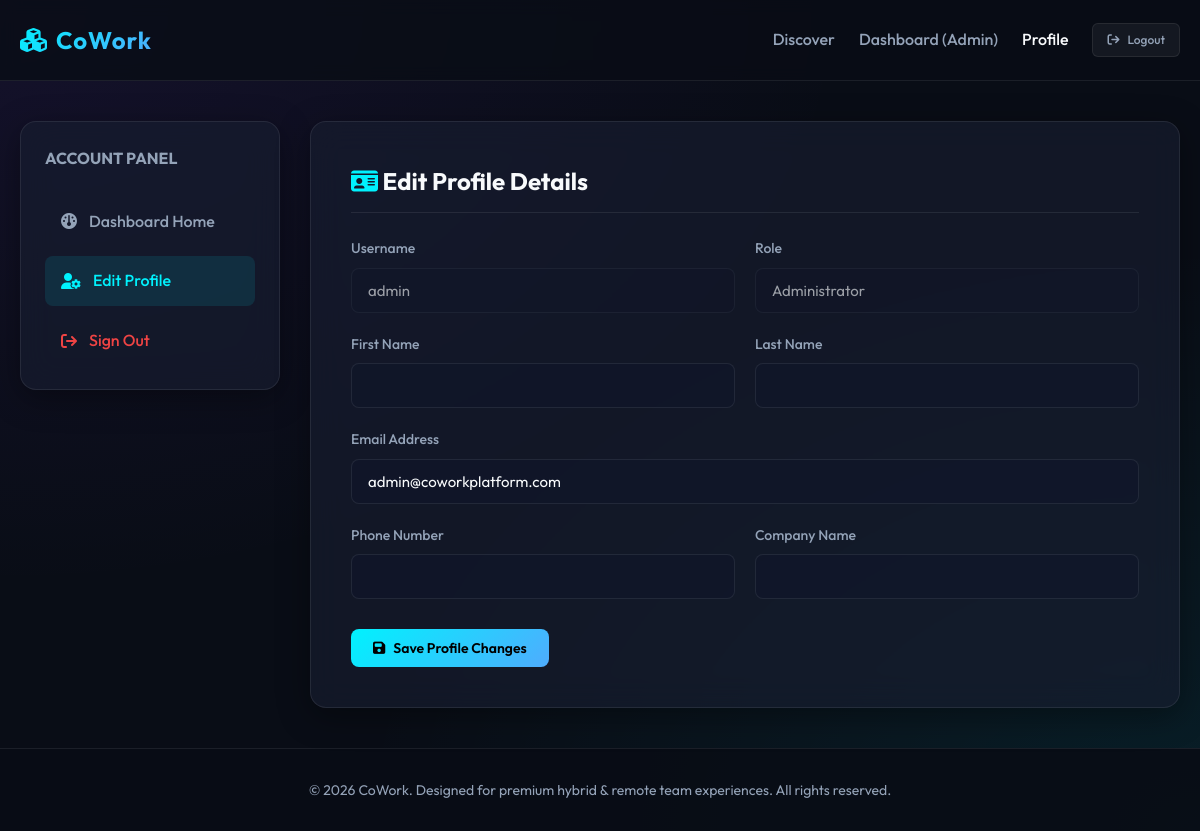
Page /accounts/profile/ (signed in) on the committed database.
### accounts/models.py (models this page shows, shortened)
class CustomUser(AbstractUser):
    ROLE_CHOICES = (
        ('CLIENT', 'Client / Freelancer'),
        ('OWNER', 'Space Owner'),
        ('ADMIN', 'Administrator'),
    )
    role = models.CharField(max_length=10, choices=ROLE_CHOICES, default='CLIENT')
    phone = models.CharField(max_length=15, blank=True, null=True)
    company_name = models.CharField(max_length=100, blank=True, null=True)

### accounts/views.py (the view, shortened to what this page needs)
# urls.py: path('profile/', views.profile_view, name='profile'),
@login_required
def profile_view(request):
    return render(request, 'accounts/profile.html')

### accounts/context_processors.py (called while the page is built)
def notifications_context(request):
    if request.user.is_authenticated:
        unread_notifications = request.user.notifications.filter(is_read=False)
        all_notifications = request.user.notifications.all()[:10]
        return {
            'unread_notifications_count': unread_notifications.count(),
            'unread_notifications': unread_notifications,
            'all_notifications': all_notifications,
        }
    return {
        'unread_notifications_count': 0,
        'unread_notifications': [],
        'all_notifications': [],
    }

### templates/accounts/profile.html (shortened to what this page needs)
{% extends 'base.html' %}
{% block content %}
<div class="dashboard-grid">
    <div class="glass-panel dashboard-menu">
        <h3 style="margin-bottom: 15px; font-size: 16px; color: var(--text-secondary);">ACCOUNT PANEL</h3>
        <a href="{% url 'dashboard_home' %}" class="dashboard-menu-link">
            <i class="fa-solid fa-gauge"></i> Dashboard Home
        </a>
        <a href="{% url 'profile' %}" class="dashboard-menu-link active">
            <i class="fa-solid fa-user-gear"></i> Edit Profile
        </a>
        <a href="{% url 'logout' %}" class="dashboard-menu-link" style="color: var(--danger);">
            <i class="fa-solid fa-arrow-right-from-bracket"></i> Sign Out
        </a>
    </div>
    <div class="dashboard-content">
        <div class="glass-panel" style="padding: 40px;">
            <h2 style="margin-bottom: 24px; font-weight: 700; border-bottom: 1px solid var(--border-color); padding-bottom: 12px;">
                <i class="fa-solid fa-id-card" style="color: var(--accent-primary);"></i> Edit Profile Details
            </h2>
            <form method="POST">
                <div style="display: grid; grid-template-columns: 1fr 1fr; gap: 20px;">
                    <div class="form-group">
                        <label>Username</label>
                        <input type="text" class="form-control" value="{{ user.username }}" disabled style="opacity: 0.6; cursor: not-allowed;">
                    </div>
                    <div class="form-group">
                        <label>Role</label>
                        <input type="text" class="form-control" value="{{ user.get_role_display }}" disabled style="opacity: 0.6; cursor: not-allowed;">
                    </div>
                </div>
                <div style="display: grid; grid-template-columns: 1fr 1fr; gap: 20px;">
                    <div class="form-group">
                        <label for="first_name">First Name</label>
                        <input type="text" name="first_name" id="first_name" class="form-control" value="{{ user.first_name }}">
                    </div>
                    <div class="form-group">
                        <label for="last_name">Last Name</label>
                        <input type="text" name="last_name" id="last_name" class="form-control" value="{{ user.last_name }}">
                    </div>
                </div>
                <div class="form-group">
                    <label for="email">Email Address</label>
                    <input type="email" name="email" id="email" class="form-control" value="{{ user.email }}" required>
                </div>
                <div style="display: grid; grid-template-columns: 1fr 1fr; gap: 20px;">
                    <div class="form-group">
                        <label for="phone">Phone Number</label>
                        <input type="text" name="phone" id="phone" class="form-control" value="{{ user.phone|default:'' }}">
                    </div>
                    <div class="form-group">
                        <label for="company_name">Company Name</label>
                        <input type="text" name="company_name" id="company_name" class="form-control" value="{{ user.company_name|default:'' }}">
                    </div>
                </div>
                <button type="submit" class="btn btn-primary" style="margin-top: 10px;">
                    <i class="fa-solid fa-floppy-disk"></i> Save Profile Changes
                </button>
            </form>
        </div>
    </div>
</div>
{% endblock %}

### static/css/styles.css (style rules this page uses)
:root { --bg-primary: #090d16; --bg-secondary: #0f172a; --card-bg: rgba(23, 30, 48, 0.65); --border-color: rgba(255, 255, 255, 0.08); --text-primary: #f8fafc; --text-secondary: #94a3b8; --accent-gradient: linear-gradient(135deg, #00f2fe 0%, #4facfe 100%); --accent-primary: #00f2fe; --accent-secondary: #7c3aed; --success: #10b981; --warning: #f59e0b; --danger: #ef4444; --transition: all 0.3s cubic-bezier(0.4, 0, 0.2, 1); --shadow-glow: 0 0 20px rgba(0, 242, 254, 0.15); }
* { margin: 0; padding: 0; box-sizing: border-box; }
body { font-family: 'Outfit', sans-serif; background-color: var(--bg-primary); background-image: radial-gradient(at 0% 0%, rgba(124, 58, 237, 0.1) 0px, transparent 50%), radial-gradient(at 100% 100%, rgba(0, 242, 254, 0.08) 0px, transparent 50%); background-attachment: fixed; color: var(--text-primary); line-height: 1.6; min-height: 100vh; display: flex; flex-direction: column; }
a { color: var(--accent-primary); text-decoration: none; transition: var(--transition); }
.glass-panel { background: var(--card-bg); backdrop-filter: blur(16px); -webkit-backdrop-filter: blur(16px); border: 1px solid var(--border-color); border-radius: 16px; box-shadow: 0 8px 32px 0 rgba(0, 0, 0, 0.37); }
.btn { display: inline-flex; align-items: center; justify-content: center; padding: 10px 22px; border-radius: 8px; font-weight: 600; font-family: inherit; cursor: pointer; transition: var(--transition); gap: 8px; border: none; font-size: 14px; }
.btn-primary { background: var(--accent-gradient); color: #000; }
.form-group { margin-bottom: 20px; }
.form-group label { display: block; margin-bottom: 8px; font-weight: 500; color: var(--text-secondary); font-size: 14px; }
.form-control, select, textarea { width: 100%; padding: 12px 16px; background: rgba(15, 23, 42, 0.6); border: 1px solid var(--border-color); border-radius: 8px; color: var(--text-primary); font-family: inherit; font-size: 15px; transition: var(--transition); }
.dashboard-grid { display: grid; grid-template-columns: 260px 1fr; gap: 30px; padding: 40px 0; }
.dashboard-menu { padding: 24px; height: fit-content; display: flex; flex-direction: column; gap: 10px; }
.dashboard-menu-link { display: flex; align-items: center; gap: 12px; padding: 12px 16px; border-radius: 8px; color: var(--text-secondary); font-weight: 500; transition: var(--transition); }
.dashboard-menu-link:hover, .dashboard-menu-link.active { background: rgba(0, 242, 254, 0.1); color: var(--accent-primary); }
.dashboard-content { display: flex; flex-direction: column; gap: 30px; }

### rows in the picture
CustomUser: username "admin", role "Administrator", email "admin@coworkplatform.com"
